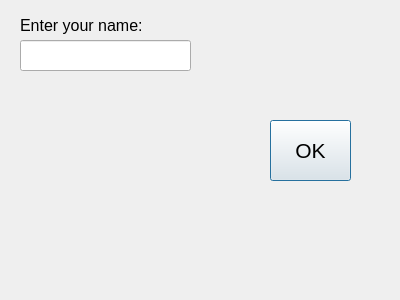
<?xml version="1.0" encoding="UTF-8"?>
<ui version="4.0">
 <class>Dialog</class>
 <widget class="QDialog" name="Dialog">
  <property name="geometry">
   <rect>
    <x>0</x>
    <y>0</y>
    <width>400</width>
    <height>300</height>
   </rect>
  </property>
  <property name="windowTitle">
   <string>Dialog</string>
  </property>
  <widget class="QLabel" name="label">
   <property name="geometry">
    <rect>
     <x>20</x>
     <y>10</y>
     <width>171</width>
     <height>31</height>
    </rect>
   </property>
   <property name="font">
    <font>
     <family>Arial</family>
     <pointsize>12</pointsize>
    </font>
   </property>
   <property name="text">
    <string>Enter your name:</string>
   </property>
  </widget>
  <widget class="QLineEdit" name="lineEdit">
   <property name="geometry">
    <rect>
     <x>20</x>
     <y>40</y>
     <width>171</width>
     <height>31</height>
    </rect>
   </property>
  </widget>
  <widget class="QPushButton" name="pushButton">
   <property name="geometry">
    <rect>
     <x>270</x>
     <y>120</y>
     <width>81</width>
     <height>61</height>
    </rect>
   </property>
   <property name="font">
    <font>
     <pointsize>16</pointsize>
    </font>
   </property>
   <property name="text">
    <string>OK</string>
   </property>
  </widget>
 </widget>
 <resources/>
 <connections/>
</ui>
